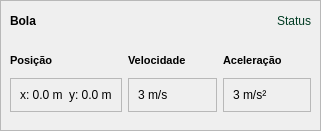
     <widget class="QFrame" name="ballInfo">
      <property name="geometry">
       <rect>
        <x>10</x>
        <y>580</y>
        <width>321</width>
        <height>131</height>
       </rect>
      </property>
      <property name="frameShape">
       <enum>QFrame::Shape::StyledPanel</enum>
      </property>
      <property name="frameShadow">
       <enum>QFrame::Shadow::Raised</enum>
      </property>
      <widget class="QWidget" name="">
       <property name="geometry">
        <rect>
         <x>10</x>
         <y>50</y>
         <width>301</width>
         <height>62</height>
        </rect>
       </property>
       <layout class="QHBoxLayout" name="ballInfoContent">
        <item>
         <layout class="QVBoxLayout" name="ball">
          <item>
           <widget class="QLabel" name="ballPosLabel">
            <property name="text">
             <string>&lt;html&gt;&lt;head/&gt;&lt;body&gt;&lt;p&gt;&lt;span style=&quot; font-size:8pt; font-weight:700;&quot;&gt;Posição&lt;/span&gt;&lt;/p&gt;&lt;/body&gt;&lt;/html&gt;</string>
            </property>
           </widget>
          </item>
          <item>
           <widget class="QFrame" name="ballPos">
            <property name="frameShape">
             <enum>QFrame::Shape::StyledPanel</enum>
            </property>
            <property name="frameShadow">
             <enum>QFrame::Shadow::Raised</enum>
            </property>
            <layout class="QHBoxLayout" name="horizontalLayout_2">
             <item>
              <widget class="QLabel" name="xBallPos">
               <property name="text">
                <string>x: 0.0 m</string>
               </property>
              </widget>
             </item>
             <item>
              <widget class="QLabel" name="yBallPos">
               <property name="text">
                <string>y: 0.0 m</string>
               </property>
              </widget>
             </item>
            </layout>
           </widget>
          </item>
         </layout>
        </item>
        <item>
         <layout class="QVBoxLayout" name="speed">
          <item>
           <widget class="QLabel" name="speedInfoLabel">
            <property name="text">
             <string>&lt;html&gt;&lt;head/&gt;&lt;body&gt;&lt;p&gt;&lt;span style=&quot; font-size:8pt; font-weight:700;&quot;&gt;Velocidade&lt;/span&gt;&lt;/p&gt;&lt;/body&gt;&lt;/html&gt;</string>
            </property>
           </widget>
          </item>
          <item>
           <widget class="QFrame" name="speedInfo">
            <property name="frameShape">
             <enum>QFrame::Shape::StyledPanel</enum>
            </property>
            <property name="frameShadow">
             <enum>QFrame::Shadow::Raised</enum>
            </property>
            <layout class="QHBoxLayout" name="horizontalLayout_3">
             <item>
              <widget class="QLabel" name="speedValue">
               <property name="text">
                <string>3 m/s</string>
               </property>
              </widget>
             </item>
            </layout>
           </widget>
          </item>
         </layout>
        </item>
        <item>
         <layout class="QVBoxLayout" name="acceleration">
          <item>
           <widget class="QLabel" name="accLabel">
            <property name="text">
             <string>&lt;html&gt;&lt;head/&gt;&lt;body&gt;&lt;p&gt;&lt;span style=&quot; font-size:8pt; font-weight:700;&quot;&gt;Aceleração&lt;/span&gt;&lt;/p&gt;&lt;/body&gt;&lt;/html&gt;</string>
            </property>
           </widget>
          </item>
          <item>
           <widget class="QFrame" name="accInfo">
            <property name="frameShape">
             <enum>QFrame::Shape::StyledPanel</enum>
            </property>
            <property name="frameShadow">
             <enum>QFrame::Shadow::Raised</enum>
            </property>
            <layout class="QHBoxLayout" name="horizontalLayout_4">
             <item>
              <widget class="QLabel" name="accValue">
               <property name="text">
                <string>3 m/s²</string>
               </property>
              </widget>
             </item>
            </layout>
           </widget>
          </item>
         </layout>
        </item>
       </layout>
      </widget>
      <widget class="QWidget" name="">
       <property name="geometry">
        <rect>
         <x>10</x>
         <y>10</y>
         <width>301</width>
         <height>22</height>
        </rect>
       </property>
       <layout class="QHBoxLayout" name="ballInfoHeader">
        <item>
         <widget class="QLabel" name="ballTitle">
          <property name="text">
           <string>&lt;html&gt;&lt;head/&gt;&lt;body&gt;&lt;p&gt;&lt;span style=&quot; font-weight:700;&quot;&gt;Bola&lt;/span&gt;&lt;/p&gt;&lt;/body&gt;&lt;/html&gt;</string>
          </property>
         </widget>
        </item>
        <item>
         <spacer name="ballInfoHeaderSpacer">
          <property name="orientation">
           <enum>Qt::Orientation::Horizontal</enum>
          </property>
          <property name="sizeHint" stdset="0">
           <size>
            <width>40</width>
            <height>20</height>
           </size>
          </property>
         </spacer>
        </item>
        <item>
         <widget class="QLabel" name="ballStatus">
          <property name="layoutDirection">
           <enum>Qt::LayoutDirection::RightToLeft</enum>
          </property>
          <property name="text">
           <string>&lt;html&gt;&lt;head/&gt;&lt;body&gt;&lt;p&gt;&lt;span style=&quot; color:#003b22;&quot;&gt;Status&lt;/span&gt;&lt;/p&gt;&lt;/body&gt;&lt;/html&gt;</string>
          </property>
         </widget>
        </item>
       </layout>
      </widget>
     </widget>
